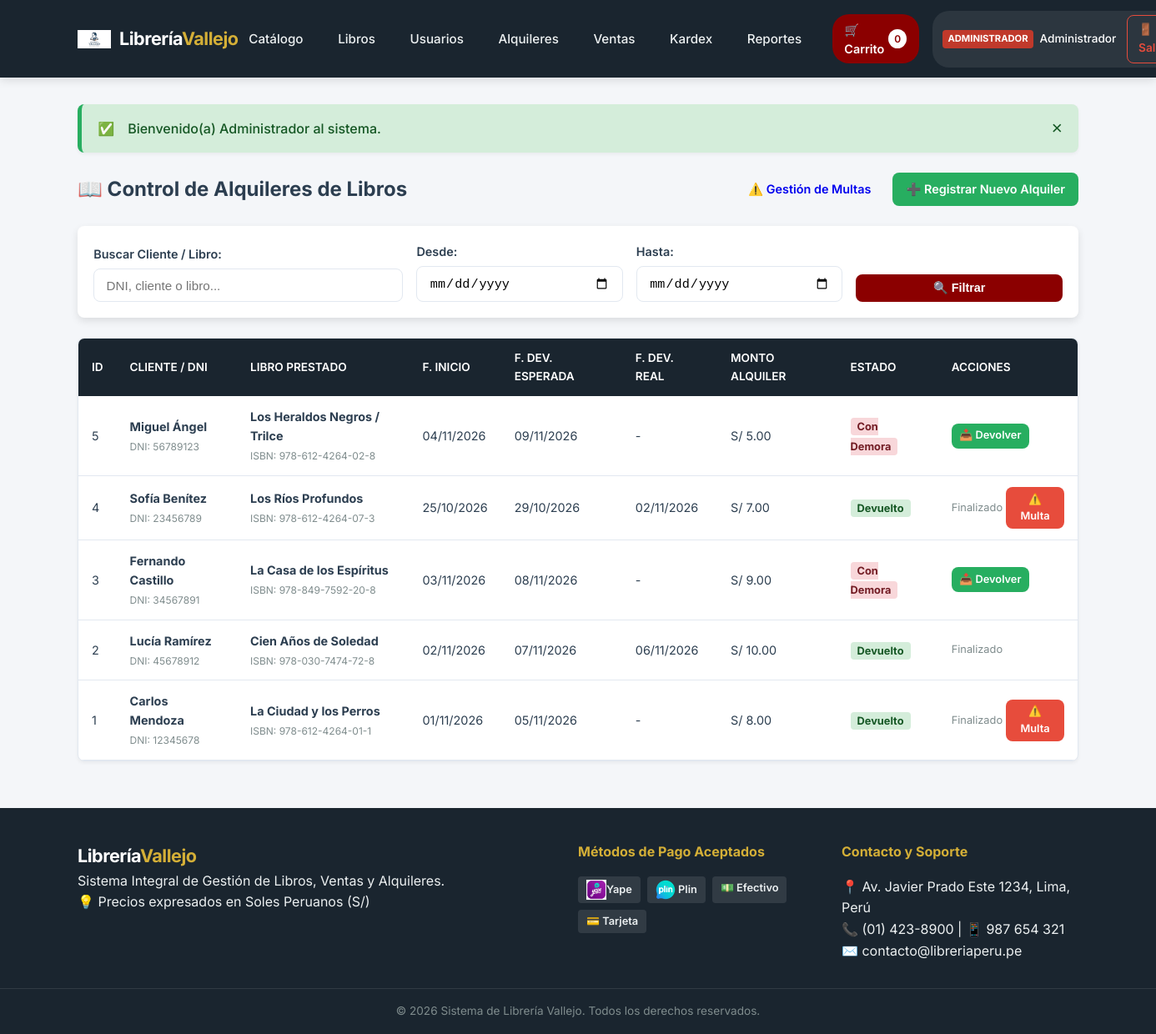
The page /modulos/alquileres/index.php (signed in) on the database its author committed.
### tables this page shows
CREATE TABLE `alquileres` (
  `id_alquiler` int(11) NOT NULL,
  `id_usuario` int(11) NOT NULL,
  `id_libro` int(11) NOT NULL,
  `fecha_inicio` date NOT NULL,
  `fecha_dev_esperada` date NOT NULL,
  `fecha_dev_real` date DEFAULT NULL,
  `monto_alquiler` decimal(10,2) NOT NULL DEFAULT '0.00',
  `metodo_pago` enum('EFECTIVO','YAPE','PLIN','TARJETA','TRANSFERENCIA') NOT NULL DEFAULT 'EFECTIVO',
  `num_operacion` varchar(50) DEFAULT NULL,
  `estado` enum('En Alquiler','Devuelto','Con Demora') NOT NULL DEFAULT 'En Alquiler'
);

CREATE TABLE `usuarios` (
  `id_usuario` int(11) NOT NULL,
  `id_rol` int(11) NOT NULL,
  `dni` varchar(15) NOT NULL,
  `nombre` varchar(100) NOT NULL,
  `apellido` varchar(100) NOT NULL,
  `email` varchar(120) NOT NULL,
  `password` varchar(255) NOT NULL,
  `telefono` varchar(20) DEFAULT NULL,
  `direccion` varchar(255) DEFAULT NULL,
  `estado` enum('ACTIVO','INACTIVO') NOT NULL DEFAULT 'ACTIVO',
  `fecha_registro` datetime NOT NULL DEFAULT CURRENT_TIMESTAMP
);

CREATE TABLE `libros` (
  `id_libro` int(11) NOT NULL,
  `id_categoria` int(11) NOT NULL,
  `id_autor` int(11) NOT NULL,
  `id_editorial` int(11) NOT NULL,
  `id_proveedor` int(11) NOT NULL,
  `titulo` varchar(200) NOT NULL,
  `isbn` varchar(30) NOT NULL,
  `precio_venta` decimal(10,2) NOT NULL DEFAULT '0.00',
  `precio_alquiler` decimal(10,2) NOT NULL DEFAULT '0.00',
  `stock` int(11) NOT NULL DEFAULT '0',
  `portada` varchar(255) DEFAULT 'img/no-cover.png.jpg',
  `fecha_publicacion` date DEFAULT NULL,
  `estado` enum('DISPONIBLE','AGOTADO','DESCONTINUADO') NOT NULL DEFAULT 'DISPONIBLE'
);

### modulos/alquileres/index.php (the view, shortened to what this page needs)
<?php
require_once __DIR__ . '/../../config/conexion.php';
$fecha_desde = isset($_GET['fecha_desde']) ? trim(mysqli_real_escape_string($conexion, $_GET['fecha_desde'])) : '';
$fecha_hasta = isset($_GET['fecha_hasta']) ? trim(mysqli_real_escape_string($conexion, $_GET['fecha_hasta'])) : '';
$busqueda = isset($_GET['q']) ? trim(mysqli_real_escape_string($conexion, $_GET['q'])) : '';
$sql_alq = "SELECT a.*, u.nombre AS usuario_nombre, u.apellido AS usuario_apellido, u.dni AS usuario_dni,
                   l.titulo AS libro_titulo, l.isbn AS libro_isbn,
                   m.id_multa, m.monto_total AS monto_multa, m.estado AS estado_multa
            FROM alquileres a
            INNER JOIN usuarios u ON a.id_usuario = u.id_usuario
            INNER JOIN libros l ON a.id_libro = l.id_libro
            LEFT JOIN multas m ON a.id_alquiler = m.id_alquiler
            WHERE 1=1";
$sql_alq .= " ORDER BY a.id_alquiler DESC";
$res_alq = mysqli_query($conexion, $sql_alq);
include_once __DIR__ . '/../../includes/header.php';
?>
<div style="display: flex; justify-content: space-between; align-items: center; margin-bottom: 1.5rem; flex-wrap: wrap; gap: 1rem;">
    <h2>📖 Control de Alquileres de Libros</h2>
    <div style="display: flex; gap: 10px;">
        <a href="<?php echo BASE_URL; ?>modulos/alquileres/multas.php" class="btn btn-warning">⚠️ Gestión de Multas</a>
        <a href="<?php echo BASE_URL; ?>modulos/alquileres/crear.php" class="btn btn-success">➕ Registrar Nuevo Alquiler</a>
    </div>
</div>
<div class="form-card" style="max-width: 100%; padding: 1.2rem; margin-bottom: 1.5rem;">
    <form action="index.php" method="GET" style="display: grid; grid-template-columns: 1.5fr 1fr 1fr 1fr; gap: 1rem; align-items: end;">
        <div class="form-group" style="margin-bottom: 0;">
            <label for="q">Buscar Cliente / Libro:</label>
            <input type="text" name="q" id="q" class="form-control" placeholder="DNI, cliente o libro..." value="<?php echo htmlspecialchars($busqueda); ?>">
        </div>
        <div class="form-group" style="margin-bottom: 0;">
            <label for="fecha_desde">Desde:</label>
            <input type="date" name="fecha_desde" id="fecha_desde" class="form-control" value="<?php echo htmlspecialchars($fecha_desde); ?>">
        </div>
        <div class="form-group" style="margin-bottom: 0;">
            <label for="fecha_hasta">Hasta:</label>
            <input type="date" name="fecha_hasta" id="fecha_hasta" class="form-control" value="<?php echo htmlspecialchars($fecha_hasta); ?>">
        </div>
        <div style="display: flex; gap: 5px;">
            <button type="submit" class="btn btn-primary btn-block">🔍 Filtrar</button>
        </div>
    </form>
</div>
<div class="table-responsive">
    <table class="tabla-custom">
        <thead>
            <tr>
                <th>ID</th>
                <th>Cliente / DNI</th>
                <th>Libro Prestado</th>
                <th>F. Inicio</th>
                <th>F. Dev. Esperada</th>
                <th>F. Dev. Real</th>
                <th>Monto Alquiler</th>
                <th>Estado</th>
                <th>Acciones</th>
            </tr>
        </thead>
        <tbody>
            <?php if (mysqli_num_rows($res_alq) === 0): ?>
                <tr>
                    <td colspan="9" style="text-align: center;">No se registraron alquileres con los criterios seleccionados.</td>
                </tr>
            <?php else: ?>
                <?php while ($a = mysqli_fetch_assoc($res_alq)): ?>
                    <tr>
                        <td><?php echo $a['id_alquiler']; ?></td>
                        <td>
                            <strong><?php echo htmlspecialchars($a['usuario_nombre'] . ' ' . $a['usuario_apellido']); ?></strong><br>
                            <small style="color: var(--text-muted);">DNI: <?php echo htmlspecialchars($a['usuario_dni']); ?></small>
                        </td>
                        <td>
                            <strong><?php echo htmlspecialchars($a['libro_titulo']); ?></strong><br>
                            <small style="color: var(--text-muted);">ISBN: <?php echo htmlspecialchars($a['libro_isbn']); ?></small>
                        </td>
                        <td><?php echo date('d/m/Y', strtotime($a['fecha_inicio'])); ?></td>
                        <td><?php echo date('d/m/Y', strtotime($a['fecha_dev_esperada'])); ?></td>
                        <td><?php echo !empty($a['fecha_dev_real']) ? date('d/m/Y', strtotime($a['fecha_dev_real'])) : '-'; ?></td>
                        <td>S/ <?php echo number_format($a['monto_alquiler'], 2); ?></td>
                        <td>
                            <?php
                            if ($a['estado'] === 'En Alquiler') {
                                if (date('Y-m-d') > $a['fecha_dev_esperada']) {
                                    echo '<span style="background-color: #f8d7da; color: #721c24; padding: 3px 8px; border-radius: 4px; font-weight: 700; font-size: 0.8rem;">Con Demora</span>';
                                } else {
                                    echo '<span style="background-color: #cce5ff; color: #004085; padding: 3px 8px; border-radius: 4px; font-weight: 700; font-size: 0.8rem;">En Alquiler</span>';
                                }
                            } else {
                                echo '<span style="background-color: #d4edda; color: #155724; padding: 3px 8px; border-radius: 4px; font-weight: 700; font-size: 0.8rem;">Devuelto</span>';
                            }
                            ?>
                        </td>
                        <td>
                            <div style="display: flex; gap: 4px; align-items: center;">
                                <?php if ($a['estado'] === 'En Alquiler'): ?>
                                    <a href="<?php echo BASE_URL; ?>modulos/alquileres/devolver.php?id=<?php echo $a['id_alquiler']; ?>" class="btn btn-success btn-sm" title="Procesar Devolución">📥 Devolver</a>
                                <?php else: ?>
                                    <span style="font-size: 0.8rem; color: var(--text-muted);">Finalizado</span>
                                <?php endif; ?>
                                <?php if (!empty($a['id_multa'])): ?>
                                    <a href="<?php echo BASE_URL; ?>modulos/alquileres/multas.php" class="btn btn-danger btn-sm" title="Ver Multa (S/ <?php echo number_format($a['monto_multa'], 2); ?>)">⚠️ Multa</a>
                                <?php endif; ?>
                            </div>
                        </td>
                    </tr>
                <?php endwhile; ?>
            <?php endif; ?>
        </tbody>
    </table>
</div>
<?php include_once __DIR__ . '/../../includes/footer.php'; ?>

### public/assets/css/style.css (style rules this page uses)
:root { --primary: #8b0000; --primary-hover: #660000; --secondary: #1a252f; --accent: #d4af37; --bg-light: #f4f6f9; --bg-card: #ffffff; --text-dark: #2c3e50; --text-muted: #7f8c8d; --border-color: #e2e8f0; --success: #27ae60; --danger: #e74c3c; --warning: #f39c12; --info: #2980b9; --shadow-sm: 0 2px 4px rgba(0,0,0,0.05); --shadow-md: 0 4px 10px rgba(0,0,0,0.1); --radius: 8px; --transition: all 0.25s ease-in-out; }
* { margin: 0; padding: 0; box-sizing: border-box; }
body { font-family: 'Inter', -apple-system, BlinkMacSystemFont, "Segoe UI", Roboto, sans-serif; background-color: var(--bg-light); color: var(--text-dark); line-height: 1.6; display: flex; flex-direction: column; min-height: 100vh; }
.btn { display: inline-block; padding: 0.5rem 1rem; font-size: 0.9rem; font-weight: 600; text-align: center; border: none; border-radius: var(--radius); cursor: pointer; text-decoration: none; transition: var(--transition); }
.btn-primary { background-color: var(--primary); color: #fff; }
.btn-success { background-color: var(--success); color: #fff; }
.btn-danger { background-color: var(--danger); color: #fff; }
.btn-block { width: 100%; display: block; }
.btn-sm { padding: 0.3rem 0.6rem; font-size: 0.8rem; }
.table-responsive { width: 100%; overflow-x: auto; background-color: var(--bg-card); border-radius: var(--radius); box-shadow: var(--shadow-sm); border: 1px solid var(--border-color); margin-bottom: 1.5rem; }
.tabla-custom { width: 100%; border-collapse: collapse; text-align: left; }
.tabla-custom th { background-color: var(--secondary); color: #fff; padding: 0.8rem 1rem; font-weight: 600; font-size: 0.85rem; text-transform: uppercase; }
.tabla-custom td { padding: 0.8rem 1rem; border-bottom: 1px solid var(--border-color); font-size: 0.9rem; }
.form-card { background-color: var(--bg-card); padding: 2rem; border-radius: var(--radius); box-shadow: var(--shadow-md); max-width: 650px; margin: 0 auto; }
.form-group { margin-bottom: 1.2rem; }
.form-group label { display: block; font-weight: 600; margin-bottom: 0.4rem; font-size: 0.9rem; }
.form-control { width: 100%; padding: 0.65rem 0.9rem; border: 1px solid var(--border-color); border-radius: var(--radius); font-size: 0.95rem; transition: var(--transition); }

### rows shown on the page
alquileres: id_alquiler "5", id_usuario.apellido "Miguel Ángel", id_usuario.dni "56789123", id_libro.titulo "Los Heraldos Negros / Trilce", id_libro.isbn "978-612-4264-02-8", fecha_inicio "04/11/2026", fecha_dev_esperada "09/11/2026", monto_alquiler "5.00", estado "Con Demora"
alquileres: id_alquiler "4", id_usuario.apellido "Sofía Benítez", id_usuario.dni "23456789", id_libro.titulo "Los Ríos Profundos", id_libro.isbn "978-612-4264-07-3", fecha_inicio "25/10/2026", fecha_dev_esperada "29/10/2026", fecha_dev_real "02/11/2026", monto_alquiler "7.00", estado "Devuelto"
alquileres: id_alquiler "3", id_usuario.apellido "Fernando Castillo", id_usuario.dni "34567891", id_libro.titulo "La Casa de los Espíritus", id_libro.isbn "978-849-7592-20-8", fecha_inicio "03/11/2026", fecha_dev_esperada "08/11/2026", monto_alquiler "9.00", estado "Con Demora"
alquileres: id_alquiler "2", id_usuario.apellido "Lucía Ramírez", id_usuario.dni "45678912", id_libro.titulo "Cien Años de Soledad", id_libro.isbn "978-030-7474-72-8", fecha_inicio "02/11/2026", fecha_dev_esperada "07/11/2026", fecha_dev_real "06/11/2026", monto_alquiler "10.00", estado "Devuelto"
alquileres: id_alquiler "1", id_usuario.apellido "Carlos Mendoza", id_usuario.dni "12345678", id_libro.titulo "La Ciudad y los Perros", id_libro.isbn "978-612-4264-01-1", fecha_inicio "01/11/2026", fecha_dev_esperada "05/11/2026", monto_alquiler "8.00", estado "Devuelto"

### other values the page prints
$cant_carrito "0"
$usuario_actual['rol'] "ADMINISTRADOR"
$usuario_actual['nombre'] "Administrador"
$mensaje "Bienvenido(a) Administrador al sistema."
